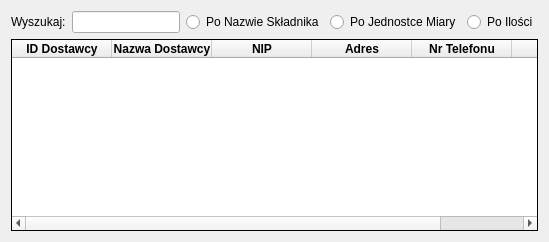
       <widget class="QWidget" name="tabSupplier">
        <property name="focusPolicy">
         <enum>Qt::TabFocus</enum>
        </property>
        <attribute name="title">
         <string>Składniki</string>
        </attribute>
        <layout class="QGridLayout" name="gridLayout_13">
         <item row="0" column="0">
          <layout class="QGridLayout" name="gridLayout_12">
           <item row="6" column="0" colspan="5">
            <widget class="QTableWidget" name="tableSuppliers">
             <property name="cursor" stdset="0">
              <cursorShape>PointingHandCursor</cursorShape>
             </property>
             <property name="frameShape">
              <enum>QFrame::Box</enum>
             </property>
             <property name="frameShadow">
              <enum>QFrame::Plain</enum>
             </property>
             <property name="lineWidth">
              <number>1</number>
             </property>
             <property name="selectionMode">
              <enum>QAbstractItemView::SingleSelection</enum>
             </property>
             <property name="sortingEnabled">
              <bool>false</bool>
             </property>
             <property name="cornerButtonEnabled">
              <bool>false</bool>
             </property>
             <attribute name="horizontalHeaderCascadingSectionResizes">
              <bool>true</bool>
             </attribute>
             <attribute name="horizontalHeaderStretchLastSection">
              <bool>true</bool>
             </attribute>
             <attribute name="verticalHeaderCascadingSectionResizes">
              <bool>true</bool>
             </attribute>
             <attribute name="verticalHeaderShowSortIndicator" stdset="0">
              <bool>false</bool>
             </attribute>
             <attribute name="verticalHeaderStretchLastSection">
              <bool>false</bool>
             </attribute>
             <column>
              <property name="text">
               <string>ID Dostawcy</string>
              </property>
              <property name="font">
               <font>
                <weight>75</weight>
                <bold>true</bold>
               </font>
              </property>
             </column>
             <column>
              <property name="text">
               <string>Nazwa Dostawcy</string>
              </property>
              <property name="font">
               <font>
                <weight>75</weight>
                <bold>true</bold>
               </font>
              </property>
             </column>
             <column>
              <property name="text">
               <string extracomment="Ilość dostępnych sztuk produktu">NIP</string>
              </property>
              <property name="font">
               <font>
                <weight>75</weight>
                <bold>true</bold>
               </font>
              </property>
             </column>
             <column>
              <property name="text">
               <string>Adres</string>
              </property>
              <property name="font">
               <font>
                <weight>75</weight>
                <bold>true</bold>
               </font>
              </property>
             </column>
             <column>
              <property name="text">
               <string extracomment="Informacja kto dostarcza dany produkt">Nr Telefonu</string>
              </property>
              <property name="font">
               <font>
                <weight>75</weight>
                <bold>true</bold>
               </font>
              </property>
             </column>
             <column>
              <property name="text">
               <string extracomment="Miejsce w którym znajduje się element">E-mail</string>
              </property>
              <property name="toolTip">
               <string extracomment="Miejsce w którym znajduje się element"/>
              </property>
              <property name="whatsThis">
               <string extracomment="Miejsce w którym znajduje się element"/>
              </property>
              <property name="font">
               <font>
                <weight>75</weight>
                <bold>true</bold>
                <stylestrategy>PreferDefault</stylestrategy>
               </font>
              </property>
             </column>
            </widget>
           </item>
           <item row="0" column="1">
            <widget class="QLineEdit" name="lineEditSuppliers"/>
           </item>
           <item row="0" column="2">
            <widget class="QRadioButton" name="search_by_Supplier_NameRadioButton">
             <property name="text">
              <string>Po Nazwie Składnika</string>
             </property>
            </widget>
           </item>
           <item row="0" column="3">
            <widget class="QRadioButton" name="search_by_AdressRadioButton">
             <property name="text">
              <string>Po Jednostce Miary</string>
             </property>
            </widget>
           </item>
           <item row="0" column="4">
            <widget class="QRadioButton" name="search_by_NIPRadioButton">
             <property name="text">
              <string>Po Ilości</string>
             </property>
            </widget>
           </item>
           <item row="0" column="0">
            <widget class="QLabel" name="label_Wyszukaj2">
             <property name="text">
              <string>Wyszukaj:</string>
             </property>
            </widget>
           </item>
          </layout>
         </item>
        </layout>
       </widget>
